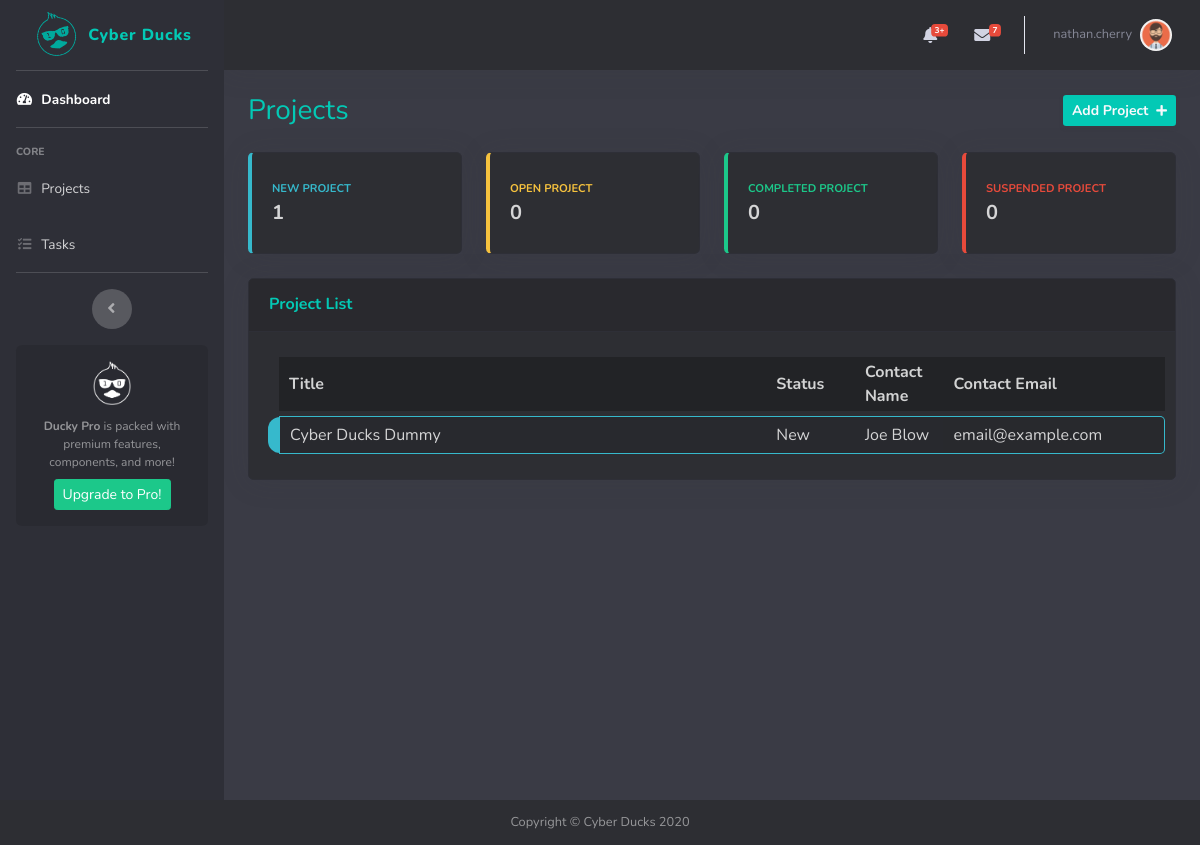
The page /projects/ (signed in) on the database as committed earlier.
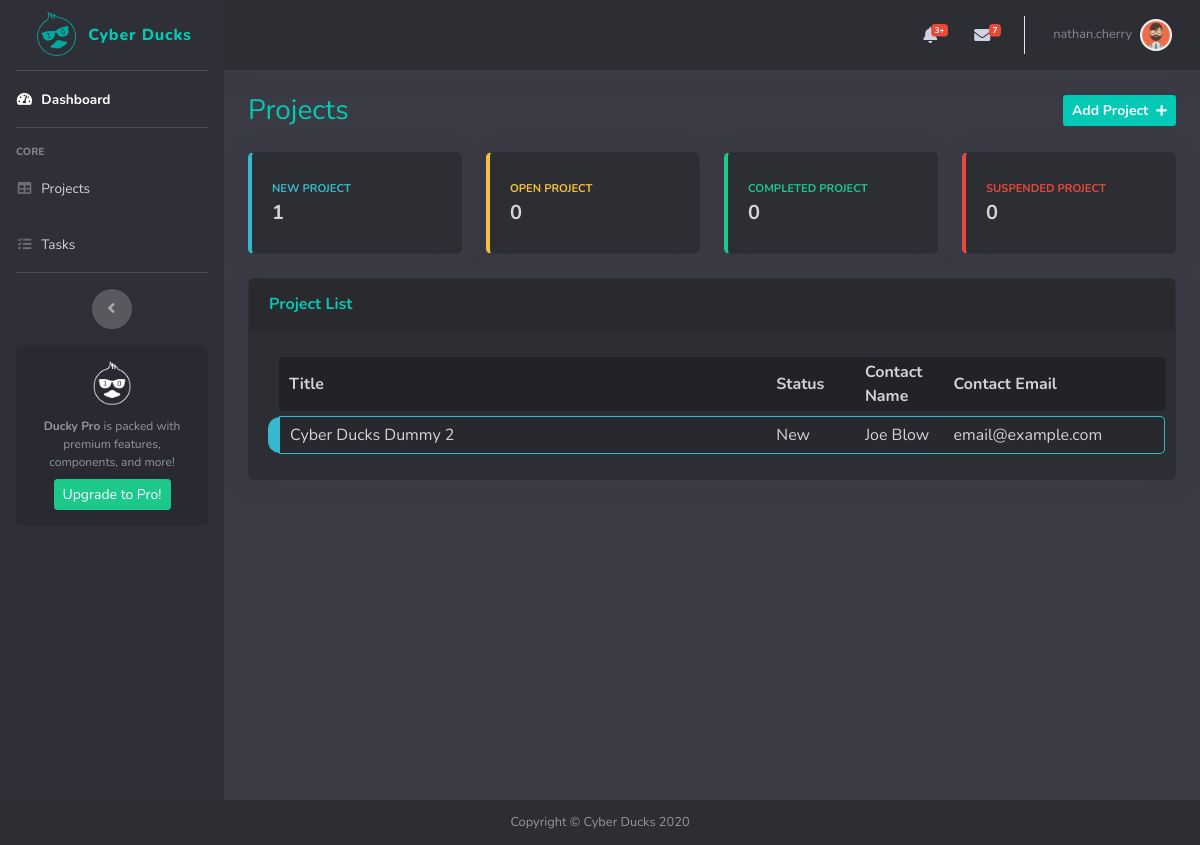
The same page on the database as committed later.
### accounts/models.py (models this page shows, shortened)
class Project(models.Model):
    id = models.UUIDField(
        primary_key=True,
        default=uuid.uuid4,
        editable=False)
    title = models.CharField(max_length=256, null=True)
    description = models.TextField(null=True, blank=True)
    STATUS_CHOICES = [
        ('NEW', 'New'),
        ('OPN', 'Open'),
        ('COM', 'Completed'),
        ('SUS', 'Suspended'),
    ]
    status = models.CharField(
        max_length=3,
        choices=STATUS_CHOICES,
        default=0,
    )
    start_date = models.DateTimeField()
    end_date = models.DateTimeField()
    client_name = models.CharField(max_length=256, null=True, blank=True)
    client_email = models.EmailField(max_length=256, null=True, blank=True)
    repo = models.URLField(null=True, blank=True)
    assigned_to = models.ForeignKey(User, on_delete=models.CASCADE, null=True, blank=True)
    date_created = models.DateTimeField(auto_now_add=True)

### accounts/views.py (the view)
# urls.py: path('projects/', views.projects, name='projects'),
@login_required(login_url='login')
def projects(request):
    project_list = Project.objects.filter(assigned_to__exact=request.user)
    new_projects = project_list.filter(status__exact='NEW').count()
    open_projects = project_list.filter(status__exact='OPN').count()
    completed_projects = project_list.filter(status__exact='COM').count()
    suspended_projects = project_list.filter(status__exact='SUS').count()
    context = {
        'projects': project_list,
        'new': new_projects,
        'open': open_projects,
        'completed': completed_projects,
        'suspended': suspended_projects,
    }
    return render(request, 'accounts/projects.html', context)

### accounts/templates/accounts/projects.html (shortened to what the changed rows need)
{% extends 'accounts/templates/base.html' %}
{% block SectionTitle %}
    Projects
{% endblock %}
{% block content %}
    <div class="row">
        <div class="col-xl-12 ">
            <div class="card shadow mb-4">
                <div class="card-body">
                    <table class="table-curved" id="dataTable" style="width: 100%" cellspacing="0">
                        <thead>
                        <tr class="table-row-header-custom">
                            <th>Title</th>
                            <th>Status</th>
                            <th>Contact Name</th>
                            <th>Contact Email</th>
                        </tr>
                        </thead>
                        <tbody>
                        {% for i in projects %}
                            <tr class="{{ i.get_status_display }} clickable-row" data-href='{{ i.id }}'>
                                <td>{{ i.title }}</td>
                                <td>{{ i.get_status_display }}</td>
                                <td>{{ i.client_name }}</td>
                                <td>{{ i.client_email }}</td>
                            </tr>
                        {% endfor %}
                        </tbody>
                    </table>
                </div>
            </div>
        </div>
    </div>
{% endblock %}

Rows that differ between the two databases and show on the page:
changed Project "New": title "Cyber Ducks Dummy" → "Cyber Ducks Dummy 2"
